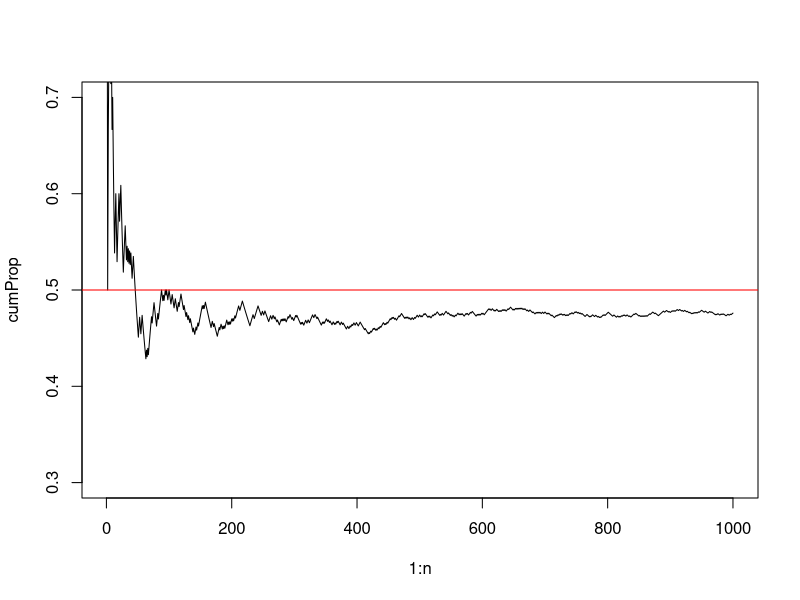
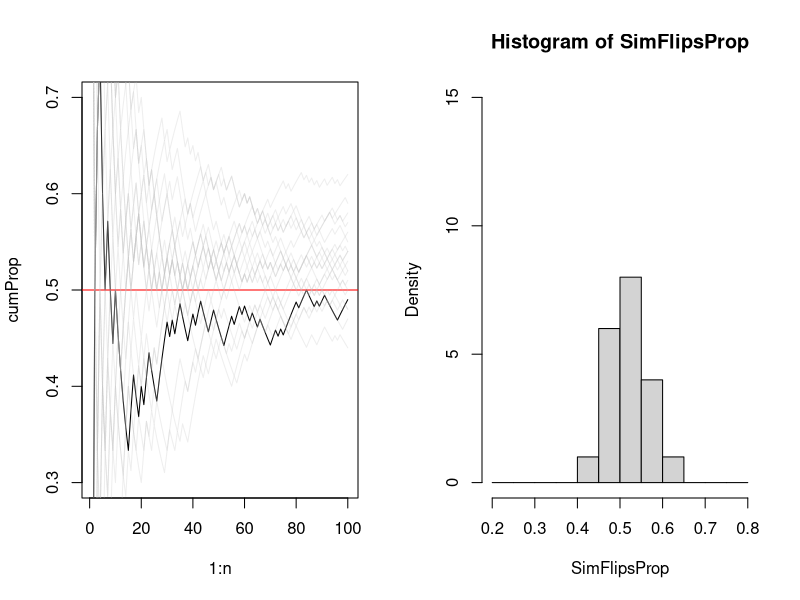
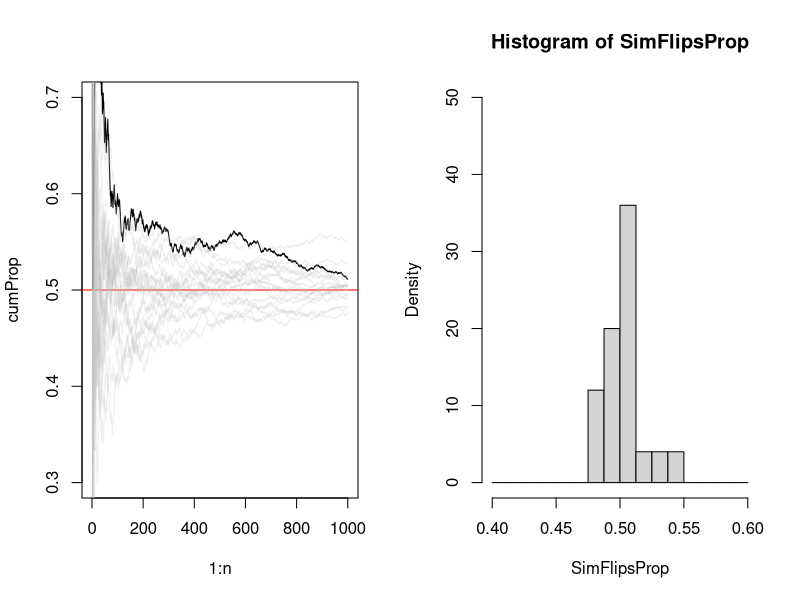
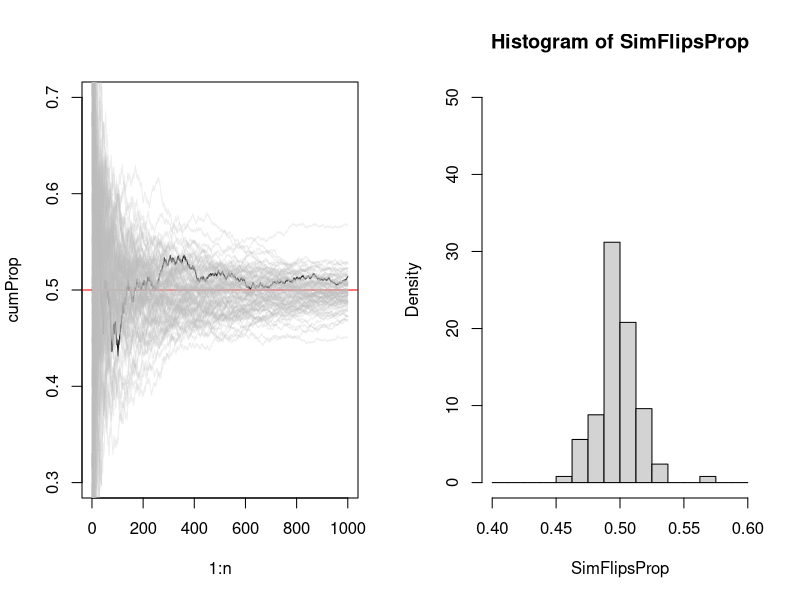
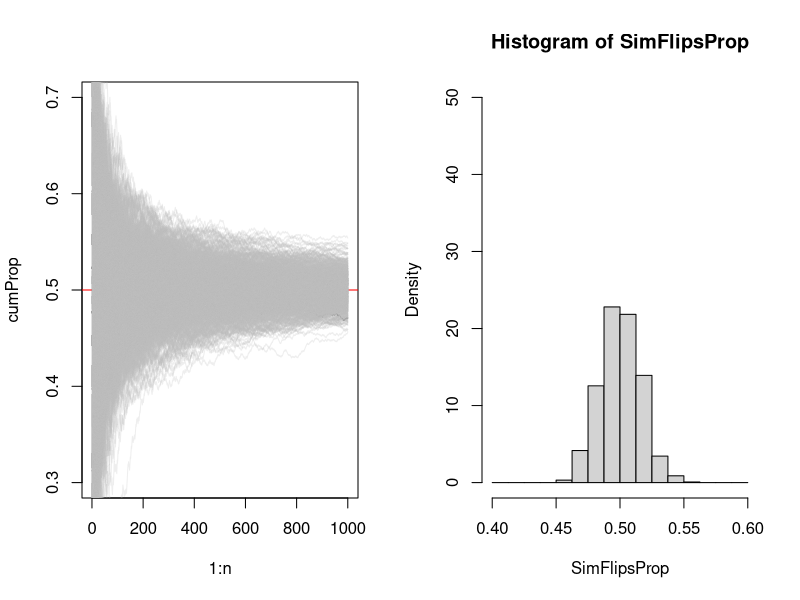
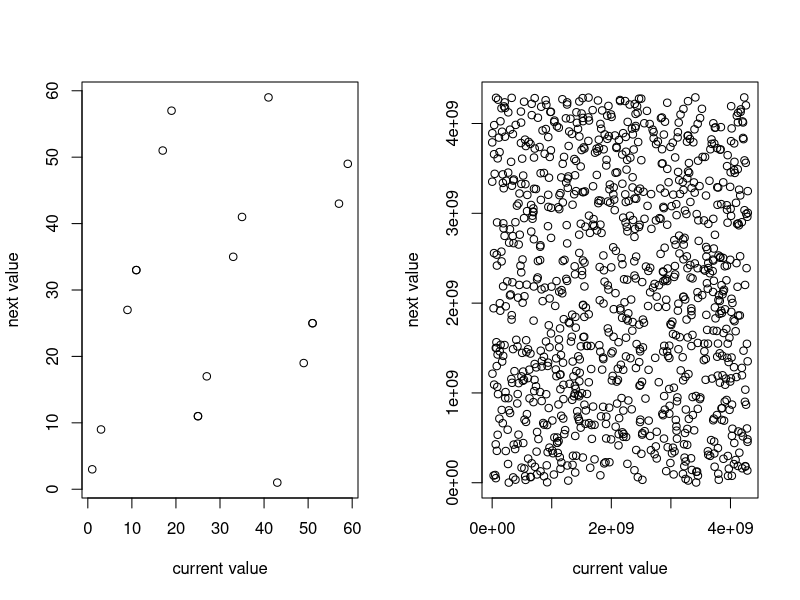

Recreate these plots in R, in order.
# L19: CoinToss

coin = c(0, 1)
sample(coin, 1, replace = TRUE)


n = 10
tosses = sample(coin, n, replace = TRUE)
cumsum(tosses)/(1:n)


n = 1000
tosses = sample(coin, n, replace = TRUE)
cumProp = cumsum(tosses)/(1:n)

plot(x = 1:n, y = cumProp, type = "l", 
     ylim = c(0.3, 0.7))
abline(h = 0.5, col = "red")


coinToss = function(n, coin = c(0, 1), 
                    addPoints = TRUE) {
  tosses = sample(coin, n, replace = TRUE)
  cumProp = cumsum(tosses)/(1:n)
  colT = rgb(190, 190, 190, 64, maxColorValue = 255)
  if (addPoints) {
    points(x = 1:n, y = cumProp, type = "l",
           col = colT)
  } else {
    plot(x = 1:n, y = cumProp, type = "l", 
         ylim = c(0.3, 0.7))
    abline(h = 0.5, col = "red")
  }
  return(cumProp[n])
}

simFlips = function(reps = 400, m = 100) {
  firstFinal = coinToss(m, addPoints = FALSE)
  finalVals = sapply(2:reps, function(x) coinToss(m))
  return(c(firstFinal, finalVals))
}

simFlips2 = function(reps = 400, m = 100) {
  finalVals = numeric(length = reps)
  finalVals[1] = coinToss(m, addPoints = FALSE)
  for (i in 2:reps)
    finalVals[i] = coinToss(m)
  return(finalVals)
}


par(mfrow = c(1, 2))
SimFlipsProp = simFlips(20)
hist(SimFlipsProp, freq = FALSE, 
     xlim = c(0.2, 0.8),
     ylim = c(0, 15),
     breaks = seq(0.2, 0.8, by = 0.05))


par(mfrow = c(1, 2))
SimFlipsProp = simFlips(20, 1000)
hist(SimFlipsProp, freq = FALSE, 
     xlim = c(0.4, 0.6),
     ylim = c(0, 50),
     breaks = seq(0.4, 0.6, by = 0.0125))


par(mfrow = c(1, 2))
SimFlipsProp = simFlips(100, 1000)
hist(SimFlipsProp, freq = FALSE, 
     xlim = c(0.4, 0.6),
     ylim = c(0, 50),
     breaks = seq(0.4, 0.6, by = 0.0125))


par(mfrow = c(1, 2))
SimFlipsProp = simFlips(1000, 1000)
hist(SimFlipsProp, freq = FALSE, 
     xlim = c(0.4, 0.6),
     ylim = c(0, 50),
     breaks = seq(0.4, 0.6, by = 0.0125))



# MyRand

myRand = function(a = 3, b = 64, seed = 17) {
  return((a * seed) %% b)
}


n = 20
x3b64 = numeric(length = n)
x3b64[1] = myRand()
for (i in 2:n)
  x3b64[i] = myRand(seed = x3b64[i-1])

plot(x3b64[1:(n-1)], x3b64[2:n], 
     xlab = "current value",
     ylab = "next value")


n = 1000
x3b64 = numeric(length = n)
x3b64[1] = myRand(a = 69069, b = 2^32)
for (i in 2:n)
  x3b64[i] = myRand(a = 69069, b = 2^32, seed = x3b64[i-1])

plot(x3b64[1:(n-1)], x3b64[2:n], 
     xlab = "current value",
     ylab = "next value")
